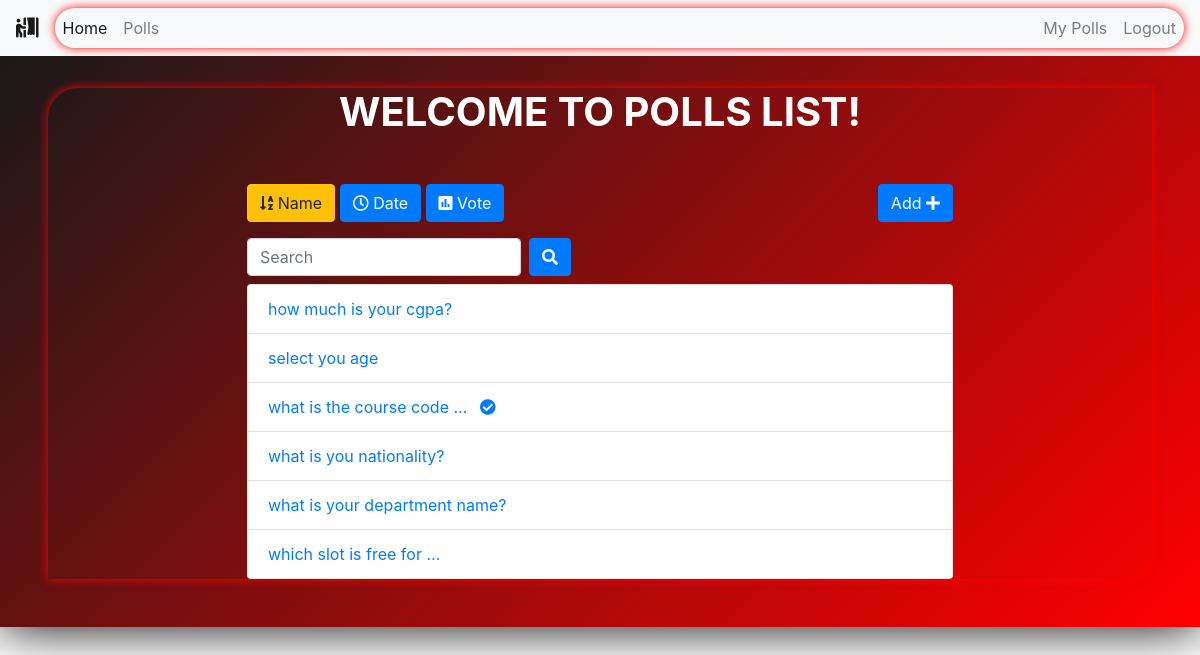
/polls/list/?name=True (signed in), run on the app's committed database.
### polls/models.py (models this page shows, shortened)
class Poll(models.Model):
    owner = models.ForeignKey(User, on_delete=models.CASCADE)
    text = models.TextField()
    pub_date = models.DateTimeField(default=timezone.now)
    active = models.BooleanField(default=True)
    created_at = models.DateTimeField(auto_now_add=True)

### polls/views.py (the view)
# urls.py: path('list/', views.polls_list, name='list'),
@login_required()
def polls_list(request):
    all_polls = Poll.objects.all()
    search_term = ''
    if 'name' in request.GET:
        all_polls = all_polls.order_by('text')
    if 'date' in request.GET:
        all_polls = all_polls.order_by('pub_date')
    if 'vote' in request.GET:
        all_polls = all_polls.annotate(Count('vote')).order_by('vote__count')
    if 'search' in request.GET:
        search_term = request.GET['search']
        all_polls = all_polls.filter(text__icontains=search_term)
    paginator = Paginator(all_polls, 6)  # Show 6 contacts per page
    page = request.GET.get('page')
    polls = paginator.get_page(page)
    get_dict_copy = request.GET.copy()
    params = get_dict_copy.pop('page', True) and get_dict_copy.urlencode()
    context = {
        'polls': polls,
        'params': params,
        'search_term': search_term,
    }
    return render(request, 'polls/polls_list.html', context)

### polls/templates/polls/polls_list.html (shortened to what this page needs)
{% extends 'base.html' %}
{% block content %}
<div class="vh-100 d-flex justify-content-center align-items-center p-5" id="login-content" style="background: linear-gradient(135deg, rgba(0, 0, 0, 0.9), rgba(255, 0, 0, 1)); box-shadow: 0 0 50px rgba(0,0,0,1);">
<div class="container" style="border-radius: 30px 0px 30px 0px;box-shadow: 0 0 10px rgba(255,0,1);">
    <div class="row">
        <div class="col-md-8 offset-sm-2" >
            <h1 class="text-center mb-5" style="color:white;"><b>WELCOME TO POLLS LIST!</b></h1>
            <a class="btn btn-{% if 'name' in request.GET %}warning{% else %}primary{% endif %} mb-3" href="?name=True"
                role="button"><i class="fas fa-sort-alpha-down"></i>
                Name</a>
            <a class="btn btn-{% if 'date' in request.GET %}warning{% else %}primary{% endif %} mb-3" href="?date=True"
                role="button"><i class="far fa-clock"></i> Date</a>
            <a class="btn btn-{% if 'vote' in request.GET %}warning{% else %}primary{% endif %} mb-3" href="?vote=True"
                role="button"><i class="fas fa-poll"></i> Vote</a>
            <a class="btn btn-primary mb-3 float-right" href="{% url 'polls:add' %}" role="button">Add <i class="fas fa-plus"></i></a>
            <form class="form-inline">
                <div class="form-group mr-sm-2 mb-2" >
                    <input type="search" class="form-control" name="search" placeholder="Search" value={{ search_term }}>
                </div>
                <button type="submit" class="btn btn-primary mb-2"><i class="fas fa-search"></i></button>
            </form>
            <ul class="list-group"  >
                {% for poll in polls %}
                <li class="list-group-item" ><a href="{% url 'polls:detail' poll.id %}">{{ poll.text|truncatewords:5 }}
                        {% if not poll.active%}
                        <i class="fas fa-check-circle ml-2"></i>
                        {% endif %}
                    </a>
                </li>
                {% endfor %}
            </ul>
        </div>
    </div>
</div>
{% endblock content %}

### data on the page
Poll: text "how much is your cgpa?"
Poll: text "select you age"
Poll: text "what is the course code …", active False (drawn)
Poll: text "what is you nationality?"
Poll: text "what is your department name?"
Poll: text "which slot is free for …"
